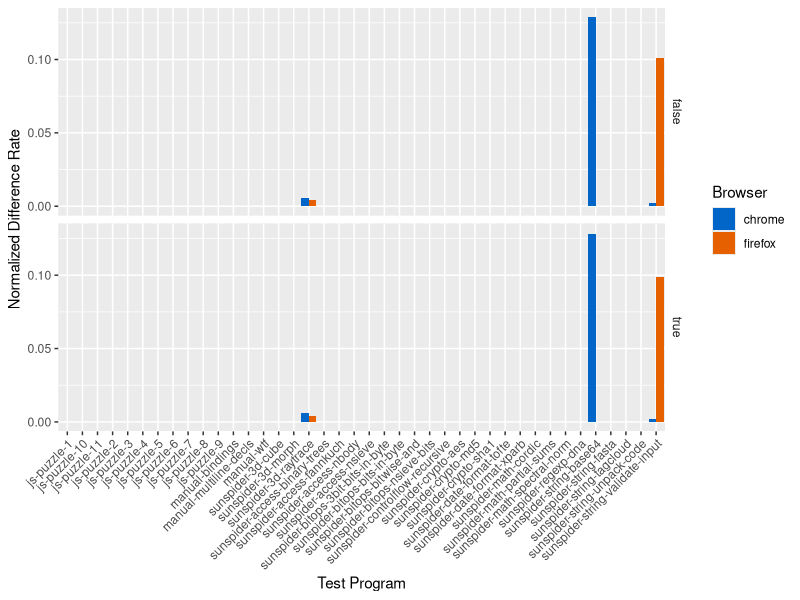
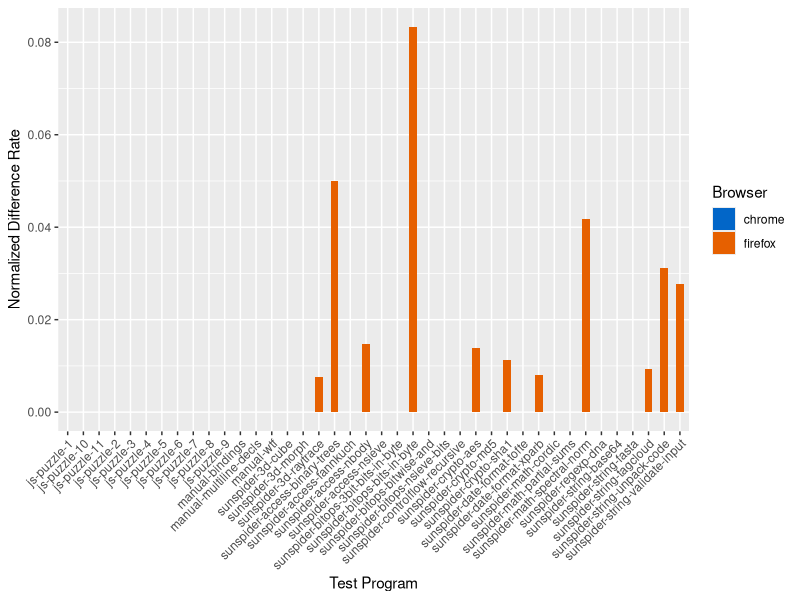
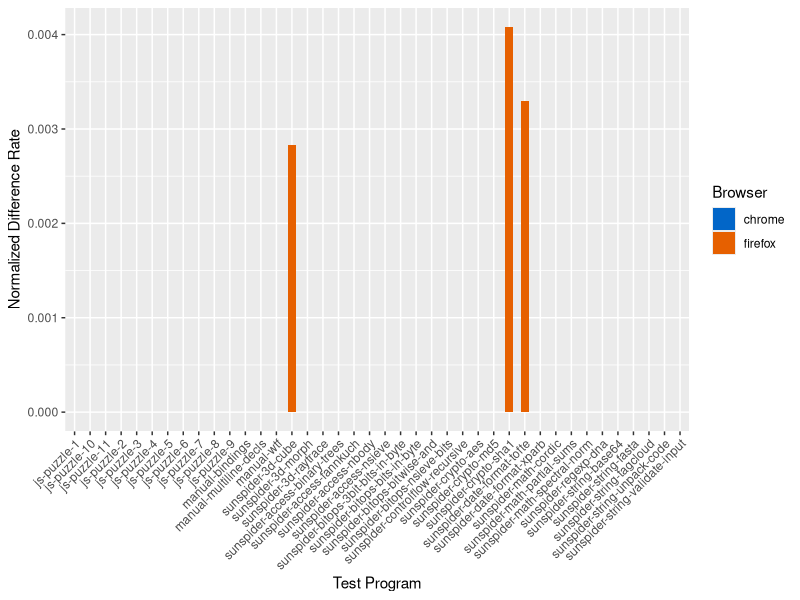

The R script that drew these images, in order: (Note: this script raises an error after producing the figures.)
#!/usr/bin/Rscript
require(ggplot2)

# see https://github.com/tidyverse/ggplot2/issues/1467
stat_myecdf <- function(mapping = NULL, data = NULL, geom = "step",
                        position = "identity", n = NULL, na.rm = FALSE,
                        show.legend = NA, inherit.aes = TRUE, direction="vh", ...) {
  layer(
    data = data,
    mapping = mapping,
    stat = StatMyecdf,
    geom = geom,
    position = position,
    show.legend = show.legend,
    inherit.aes = inherit.aes,
    params = list(
      n = n,
      na.rm = na.rm,
      direction=direction,
      ...
    )
  )
}

StatMyecdf <- ggproto("StatMyecdf", Stat,
                      compute_group = function(data, scales, n = NULL) {
                        
                        # If n is NULL, use raw values; otherwise interpolate
                        if (is.null(n)) {
                          # Dont understand why but this version needs to sort the values
                          xvals <- sort(unique(data$x))
                        } else {
                          xvals <- seq(min(data$x), max(data$x), length.out = n)
                        }
                        
                        y <- ecdf(data$x)(xvals)
                        x1 <- max(xvals)
                        y0 <- 0                      
                        data.frame(x = c(xvals, x1), y = c(y0, y))
                      },
                      
                      default_aes = aes(y = ..y..),
                      
                      required_aes = c("x")
)

determ = read.csv("determinism/results.csv")
levels(determ$restart) <- c("No Restart between Runs", "Restart between Runs")
levels(determ$browser) <- c("Chromium", "Firefox")

cairo_pdf("determinism-effectiveness.pdf", family="Myriad Pro", width=9, height=5)
print(
  ggplot(determ, aes(x = testcase, y = linesDiffByLinesSum, fill = browser))
  # + geom_point()
  + facet_grid(restart~.)
  + scale_fill_manual(values = c("#0266C8", "#E66000"))
  + theme(axis.text.x = element_text(angle = 45, hjust = 1))
  + geom_bar(stat = "identity", width = 1, position = "dodge")
  + theme(strip.background=element_rect(fill="white"))
  + labs(y = "Normalized Difference Rate", x = "Test Program", fill = "Browser")
  #+ theme(legend.position="bottom")
)
dev.off()


order = read.csv("order/results.csv")
levels(order$browser) <- c("Chromium", "Firefox")

cairo_pdf("order-effectiveness.pdf", family="Myriad Pro", width=9, height=5)
print(
  ggplot(order, aes(x = testcase, y = linesDiffByLinesSum, fill = browser))
  # + geom_point()
  + scale_fill_manual(values = c("#0266C8", "#E66000"))
  + theme(axis.text.x = element_text(angle = 45, hjust = 1))
  + geom_bar(stat = "identity", width = .5)
  + labs(y = "Normalized Difference Rate", x = "Test Program", fill = "Browser")
  #+ theme(legend.position="bottom")
)
dev.off()


inverse = read.csv("inverse/results.csv")
levels(inverse$browser) <- c("Chromium", "Firefox")

cairo_pdf("inverse-effectiveness.pdf", family="Myriad Pro", width=9, height=5)
print(
  ggplot(inverse[inverse$breakpointsPerLine == 1 & inverse$removeProbability == 0.5,], aes(x = testcase, y = linesDiffByLinesSum, fill = browser))
  # + geom_point()
  + scale_fill_manual(values = c("#0266C8", "#E66000"))
  + theme(axis.text.x = element_text(angle = 45, hjust = 1))
  + geom_bar(stat = "identity", width = .5)
  + labs(y = "Normalized Difference Rate", x = "Test Program", fill = "Browser")
  #+ theme(legend.position="bottom")
)
dev.off()


transform = read.csv("transform/results.csv")
levels(transform$browser) <- c("Chromium", "Firefox")
levels(transform$transformation) <- c("Hoist Functions", "Hoist & Randomize Functionms", "Hoist Vars", "Rand Funs", "ESmangle", "UglifyJS2")

cairo_pdf("transform-effectiveness.pdf", family="Myriad Pro", width=9, height=5)
print(
  ggplot(transform[transform$transformation == "Rand Funs" | transform$transformation == "Hoist Vars" | transform$transformation == "ESmangle" | transform$transformation == "UglifyJS2",], aes(x = testcase, y = linesDiffByLinesSum, fill = browser))
  # + geom_point()
  + scale_fill_manual(values = c("#0266C8", "#E66000"))
  + theme(axis.text.x = element_text(angle = 45, hjust = 1))
  + geom_bar(stat = "identity", width = .8, position = "dodge")
  + labs(y = "Normalized Difference Rate", x = "Test Program", fill = "Browser")
  #+ theme(legend.position="bottom")
  + facet_wrap(~transformation, nrow = 4, strip.position="right")
  + theme(strip.background=element_rect(fill="white"))
  + scale_y_continuous(breaks = c(0.0, 0.5, 1.0))
)
dev.off()

# data <- results[results$cols == "false" & ((results$bpIds == "false" & results$actionsCount == 100 & results$breakpointsPerLine == 0.1) | (results$technique == "cascaded-0-bp-sliding" & results$bpIds == "true")), ]
# data$technique_order = factor(data$technique, levels = c("naive", "cascaded-0-bp-sliding","cascaded-1-resolved-bp-locations", "cascaded-2-pause-locations-all", "cascaded-2-pause-locations-resume", "cascaded-2-pause-locations-resume-no-loops", "cascaded-3-call-stack", "cascaded-4-bindings"))
# levels(data$technique_order) <- c("Naïve", "Cascade 1: Breakpoint Sliding", "Cascade 2: Only BPs, no Actions", "Cascade 2: All Actions", "Cascade 2: Resumes", "Cascade 2: Not Loop Resumes", "Cascade 3: Call Stack", "Cascade 4: Bindings")
# # use cairo_pdf for UTF8 support, see http://stackoverflow.com/questions/12768176/unicode-characters-in-ggplot2-pdf-output
# cairo_pdf("cross-browser-effectiveness.pdf", family="Myriad Pro", width=4.5, height=9)
# print(
#   ggplot(data, aes(linesDiffByLinesSum, color = factor(data$technique_order)))
#   + guides(color=FALSE)
#   #+ guides(color = guide_legend(title="Breakpoints per Line"))
#   + stat_myecdf(size=0.5)
#   + labs(x = "Normalized Difference Rate", y = "Cumulative Probability of Test Programs")
#   + xlim(0, 1)
#   + ylim(0, 1)
#   + facet_wrap(~data$technique_order, nrow = 4, strip.position="right")
#   + coord_flip() # flip for inverse = quantile function
#   + theme(aspect.ratio = 1)
#   + theme(strip.background=element_rect(fill="white"))
# )
# dev.off()





# # plot_browser_result <- function(filename, data) {
# #   # use cairo_pdf for UTF8 support, see http://stackoverflow.com/questions/12768176/unicode-characters-in-ggplot2-pdf-output
# #   cairo_pdf(filename, family="DejaVu Sans", width=12, height=8)
# #   print(ggplot(
# #     data, 
# #     aes(x = data$X..breakpoints, y = data$X..diff.lines.combination))
# #     + labs(x = "number of breakpoints (log scale)", y = "changed lines/line sum (ϵ [0, 1])")
# #     + scale_x_log10()
# #     + geom_line(aes(colour = data$SunSpider.testcase), size = 1.2)
# #     + geom_point(aes(colour = data$SunSpider.testcase))
# #     + facet_wrap(~data$SunSpider.testcase, nrow = 4)
# #     + guides(colour = FALSE)
# #   )
# #   dev.off()
# # }
# 
# results = read.csv("results.csv")
# data <- results[results$bpIds == "false" & results$cols == "false" & results$breakpointsPerLine == 0.1 & results$actionsCount == 10, ]
# data$technique_order = factor(data$technique, levels = c("naive", "cascaded-1-resolved-bp-locations", "cascaded-2-pause-locations-all", "cascaded-2-pause-locations-resume", "cascaded-2-pause-locations-resume-no-loops", "cascaded-3-call-stack", "cascaded-4-bindings"))
# ggplot(data, aes(x = data$testcase, y = data$linesDiffByLinesSum)) + geom_bar(stat = "identity", aes(fill = data$testcase), width = .8) + facet_wrap(~data$technique, nrow = 2) + theme(axis.text.x=element_text(angle=45, hjust=1, vjust=1)) + guides(fill = FALSE)
# 
# #plot_browser_result("firefox-plots.pdf", results[results$Browser == "firefox",2:4])
# #plot_browser_result("chrome-plots.pdf", results[results$Browser == "chrome",2:4])
# 
# # # quantile functions
# # # use cairo_pdf for UTF8 support, see http://stackoverflow.com/questions/12768176/unicode-characters-in-ggplot2-pdf-output
# # cairo_pdf("distributions.pdf", family="DejaVu Sans", width=10, height=6)
# # print(
# #   ggplot(results, aes(X..diff.lines.combination, color = Browser))
# #   + scale_colour_manual(values = c("#0266C8", "#E66000"))
# #   + stat_ecdf(size=0.5)
# #   + labs(x = "changed lines/line sum", y = "cumulative probability", title = "Quantile Function") 
# #   + xlim(0, 1)
# #   + coord_flip() # flip for inverse = quantile function
# # )
# # dev.off()

